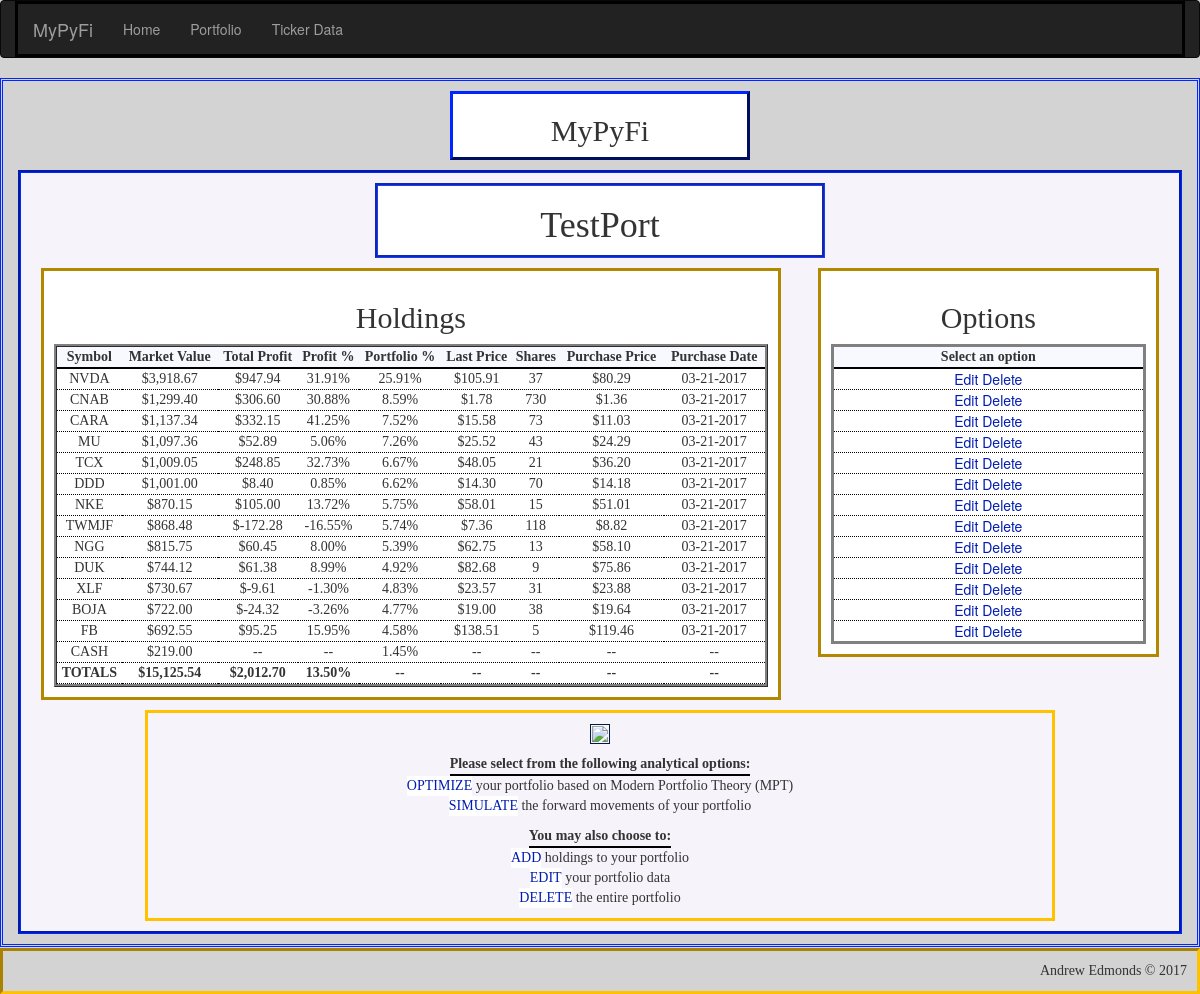
Page /portfolio/TestPort on the earlier database version.
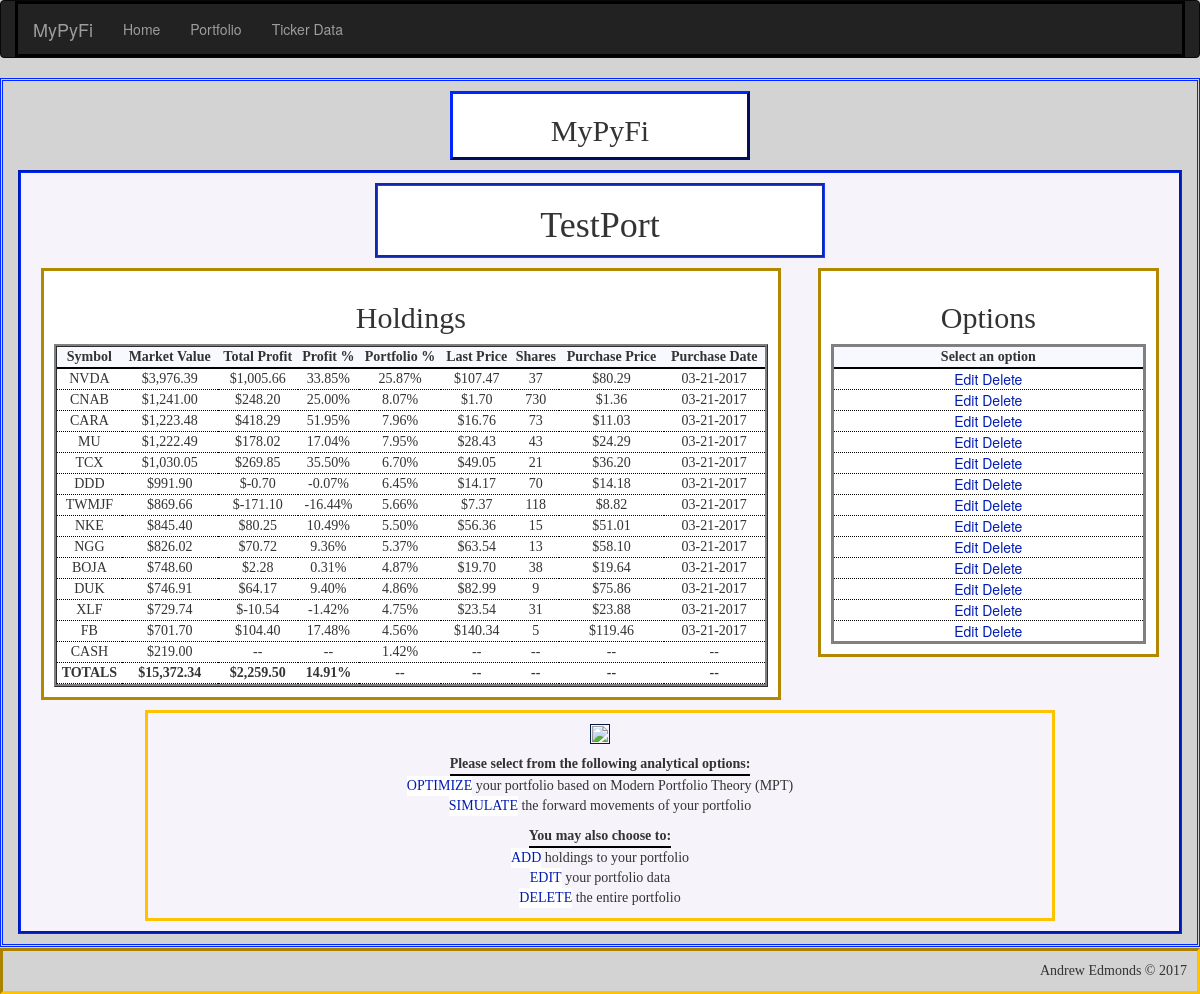
Same page on the later database version.
### app/models.py (models this page shows, shortened)
class Portfolio(db.Model):
    __tablename__ = 'portfolios'
    id = db.Column(db.Integer, primary_key=True, autoincrement=True)
    name = db.Column(db.String(25), unique=True)    # name of portfolio
    cash = db.Column(db.Float)                      # cash holdings within portfolio
    market_value = db.Column(db.Float)              # market value of all holdings + cash
    total_profit = db.Column(db.Float)              # total profits of all holdings
    invested = db.Column(db.Float)                  # total amount invested into holdings - excludes cash holding
    profit_percent = db.Column(db.Float)            # percent return on current amount invested - excludes cash holding
    num_holdings = db.Column(db.Integer)            # total number of holdings in portfolio - excludes cash holding
    holdings = db.relationship('Holding', backref='portfolio', lazy='dynamic')

class Holding(db.Model):
    __tablename__ = 'holdings'
    id = db.Column(db.Integer, primary_key=True, autoincrement=True)
    symbol = db.Column(db.String(6))            # stock symbol
    shares = db.Column(db.Integer)              # number of shares held
    market_value = db.Column(db.Float)          # market value of holding
    purch_date = db.Column(db.Date)             # date holding was purchased
    purch_price = db.Column(db.Float)           # share price on purchase date
    last_price = db.Column(db.Float)            # most recent price from pandas_dataframe module
    total_profit = db.Column(db.Float)          # total profits of holding ($)
    profit_percent = db.Column(db.Float)        # percent profit based on initial amount invested
    portfolio_percent = db.Column(db.Float)     # percent holding makes up of overall portfolio
    last_updated = db.Column(db.String)         # date holding's last_price attribute was updated
    portfolio_id = db.Column(db.Integer, db.ForeignKey('portfolios.id'))

### app/main/views.py (the view)
@main.route('/portfolio/<name>', methods=['GET', 'POST'])
def portfolio(name):
    portfolio = Portfolio.query.filter_by(name=name).first()
    if portfolio is None:
        abort(404)
    else:
        session['portfolio'] = str(portfolio.name)
    holding_data = portfolio.holdings.order_by(Holding.portfolio_percent.desc()).all()
    PortfolioPlot(portfolio)
    return render_template('portfolio/portfolio.html', name=name, holding_data=holding_data, cash=portfolio.cash)

### app/templates/portfolio/portfolio.html (shortened to what this page needs)
{% extends "base-detailed.html" %}
{% import "bootstrap/wtf.html" as wtf %}
{% block page_title %}
<h2>
    <center>MyPyFi</center>
</h2>
{% endblock %}
{% block main_title %}
<h1>{{ name }}</h1>
{% endblock %}
{% block main_focus %}
{% if not holding_data|count > 0 %}
<h1>
    <center>No Holdings Found!</center>
</h1>
<p>
<center>There are no holdings saved in the portfolio {{ name }}</center></p>
{% else %}
<h2>
    <center>Holdings</center>
</h2>
<table style="width:100%" id="portfolio_table">
    <tr>
        <th>
            <center>Symbol</center>
        </th>
        <th>
            <center>Market Value</center>
        </th>
        <th>
            <center>Total Profit</center>
        </th>
        <th>
            <center>Profit %</center>
        </th>
        <th>
            <center>Portfolio %</center>
        </th>
        <th>
            <center>Last Price</center>
        </th>
        <th>
            <center>Shares</center>
        </th>
        <th>
            <center>Purchase Price</center>
        </th>
        <th>
            <center>Purchase Date</center>
        </th>
    </tr>
    {% for holding in holding_data %}
    <tr>
        <td>
            <center>{{ holding["symbol"] | upper }}</center>
        </td>
        <td>
            <center>{{ "${:,.2f}".format(holding["last_price"]*holding["shares"]) }}</center>
        </td>
        <td>
            <center>{{ "${:,.2f}".format(holding["total_profit"]) }}</center>
        </td>
        <td>
            <center>{{ "{0:.2f}%".format(holding["profit_percent"]*100) }}</center>
        </td>
        <td>
            <center>{{ "{0:.2f}%".format(holding["portfolio_percent"]*100) }}</center>
        </td>
        <td>
            <center>{{ "${:,.2f}".format(holding["last_price"]) }}</center>
        </td>
        <td>
            <center>{{ holding["shares"] }}</center>
        </td>
        <td>
            <center>{{ "${:,.2f}".format(holding["purch_price"]) }}</center>
        </td>
        <td>
            <center>{{ "{:%m-%d-%Y}".format(holding["purch_date"]) }}</center>
        </td>
    </tr>
    {% endfor %}
    <tr id="cash_row">
        <td>
            <center>CASH</center>
        </td>
        <td>
            <center>{{ "${:,.2f}".format(cash) }}</center>
        </td>
        <td>
            <center>--</center>
        </td>
        <td>
            <center>--
            </center>
        </td>
        <td>
            <center>{{
                "{0:.2f}%".format(100*cash/(holding_data|sum(attribute="market_value")+cash))
                }}
            </center>
        </td>
        <td>
            <center>--
            </center>
        </td>
        <td>
            <center>--
            </center>
        </td>
        <td>
            <center>--
            </center>
        </td>
        <td>
            <center>--
            </center>
        </td>
    </tr>
    <tr id="focus_total_row">
        <td>
            <center>TOTALS</center>
        </td>
        <td>
            <center>{{ "${:,.2f}".format(cash + holding_data|sum(attribute="market_value")) }}</center>
        </td>
        <td>
            <center>{{ "${:,.2f}".format(holding_data|sum(attribute="total_profit")) }}</center>
        </td>
        <td>
            <center>{{
                "{0:.2f}%".format(100*holding_data|sum(attribute="total_profit")/holding_data|sum(attribute="market_value"))
                }}
            </center>
        </td>
        <td>
            <center>--
            </center>
        </td>
        <td>
            <center>--
            </center>
        </td>
        <td>
            <center>--
            </center>
        </td>
        <td>
            <center>--
            </center>
        </td>
        <td>
            <center>--
            </center>
        </td>
    </tr>
</table>
{% endif %}
{% endblock %}
{% block main_options %}
{% if not holding_data|count > 0 %}
<h1>
    <center>No Holdings Found!</center>
</h1>
<p>
<center>There are no holdings saved in the portfolio {{ name }}</center></p>
{% else %}
<h2>
    <center>Options</center>
</h2>
<table style="width:100%" id="options_table">
    <tr>
        <th>
            <center>Select an option</center>
        </th>
    </tr>
    {% for holding in holding_data %}
    <tr>
        <td>
            <a class="button"
               href="{{ url_for('main.holding_edit', name=name, symbol=holding['symbol'], holding_id = holding['id'])}}">Edit</a>
            <a class="button"
               href="{{ url_for('main.holding_delete_ask', name=name, symbol=holding['symbol'], holding_id = holding['id'])}}">Delete</a>
        </td>
    </tr>
    {% endfor %}
</table>
{% endif %}
{% endblock %}
{% block verbage %}
<img src="{{ url_for('static',filename='portfolio_plot.png') }}">
<table style="width:100%" id="verbage_action_table">
    <tr>
        <th>
            <center>Please select from the following analytical options:</center>
        </th>
    </tr>
    <tr>
        <td>
            <a class="button" href="{{ url_for('main.portfolio_optimal_ask', name=name) }}">OPTIMIZE</a>
            your portfolio based on Modern Portfolio Theory (MPT)
        </td>
    </tr>
    <tr>
        <td>
            <a class="button" href="{{ url_for('main.portfolio_simulate_ask', name=name) }}">SIMULATE</a>
            the forward movements of your portfolio
        </td>
    </tr>
</table>
<table style="width:100%" id="verbage_edit_table">
    <tr>
        <th>
            <center>You may also choose to:</center>
        </th>
    </tr>
    <tr>
        <td>
            <a class="button" href="{{ url_for('main.holding_add', name=name) }}">ADD</a>
            holdings to your portfolio
        </td>
    </tr>
    <tr>
        <td>
            <a class="button" href="{{ url_for('main.portfolio_edit', name=name) }}">EDIT</a>
            your portfolio data
        </td>
    </tr>
    <tr>
        <td>
            <a class="button" href="{{ url_for('main.portfolio_delete_ask', name=name) }}">DELETE</a> the entire
            portfolio
        </td>
    </tr>
</table>
{% endblock %}

### app/templates/base-detailed.html (shortened to what this page needs)
{% extends "base.html" %}
{% block head %}
{{ super() }}
<link rel="stylesheet" href="{{ url_for('static',filename='css/style_main.css') }}" type="text/css">
{% endblock %}
{% block main_content %}
<div class="title" id="title">
    {% block page_title %}Page title{% endblock %}
</div>
<div class="container" id="main">
    <div class="title" id="main-title">
        {% block main_title %}Main Title{% endblock %}
    </div>
    <div class="container" id="main-focus">
        {% block main_focus %}Main focus{% endblock %}
    </div>
    <div class="container" id="main-options">
        {% block main_options %}main options{% endblock %}
    </div>
    <div class="container" id="verbage">
        {% block verbage %}verbage{% endblock %}
    </div>
</div>
{% endblock %}

### app/templates/base.html (shortened to what this page needs)
{% extends "bootstrap/base.html" %}
{% block head %}
{{ super() }}
{% endblock %}
{% block navbar %}
<div class="navbar navbar-inverse" role="navigation">
    <div class="container">
        <div class="navbar-header">
            <a class="navbar-brand" href="/">MyPyFi</a>
        </div>
        <div class="navbar-collapse collapse">
            <ul class="nav navbar-nav">
                <li><a href="/">Home</a></li>
                <li><a href="{{ url_for('main.portfolio_main') }}">Portfolio</a></li>
                <li><a href="{{ url_for('main.ticker_data') }}">Ticker Data</a></li>
            </ul>
        </div>
    </div>
</div>
{% endblock %}
{% block content %}
<div class="container" id="complete">
    {% block main_content %}{% endblock %}
</div>
{% block footer %}
<div class="footer" id="footer">
    Andrew Edmonds &copy; 2017
</div>
{% endblock %}
{% endblock %}

### app/static/css/style_main.css (style rules this page uses)
body { background-color: lightgray; }
.title { border-style: ridge; margin-left: auto; margin-right: auto; font-family: "Agency FB"; text-align: center; vertical-align: middle; }
.container { border-style: solid; border-color: black; }
#complete { border-color: #0027FF; border-style: double; margin: auto; padding-top: 10px; padding-bottom: 10px; width: 100%; min-height: 85vh; min-height: 550px; }
#main .container { padding: 10px; }
#title { border-color: #001BB2; border-style: outset; width: 300px; vertical-align: middle; background-color: white; }
#main { background-color: #F7F3FA; border-style: groove; border-color: #0027FF; padding: 10px; margin-top: 10px; margin-left: auto; margin-right: auto; width: 100%; }
#main h2 { font-family: "Palatino Linotype"; }
#main th { font-family: "Bitstream Vera Sans Mono"; border-bottom: 2pt solid black; }
#main-title { border-color: #193CFF; border-style: groove; margin-left: auto; margin-right: auto; width: 450px; height: 75px; background-color: white; }
#main-focus { background-color: white; border-color: #B28800; border-style: solid; margin: 10px; margin-right: auto; width: 65%; float: left; }
#portfolio_table { border-collapse: separate; border-style: ridge; background-color: #F4F1F7; }
#main-focus th { background-color: ghostwhite; }
#main-focus td { font-family: "Felix Titling"; border-bottom: 1pt dotted black; background-color: white; }
#focus_total_row { font-weight: bold; }
#main-options { background-color: white; border-color: #B28800; border-style: solid; margin: 10px; margin-left: 10px; margin-right: 10px; width: 30%; float: right; }
#options_table { text-align: center; border-style: solid; background-color: #F4F1F7; }
#main-options th { background-color: ghostwhite; }
#main-options td { font-family: Verdana, "Helvetica Neue", Arial, Helvetica, Geneva, sans-serif; border-bottom: 1pt dotted black; background-color: white; }
#verbage { border-color: #FFC200; border-style: solid; margin-left: auto; margin-right: auto; padding: 10px; width: 80%; min-height: 100px; clear: both; text-align: center; vertical-align: middle; font-family: "Fira Code"; }
#footer { border-style: inset; border-color: #FFC200; margin-top: 1px; padding: 10px; text-align: right; vertical-align: bottom; font-family: "Trebuchet MS"; clear: both; }
#verbage th { display: inline-block; }
.button { background-color: white; color: #001BB2; border: thin; text-align: center; text-decoration: none; display: inline-block; cursor: pointer; }
img { padding:1px; border:1px solid #021a40; }

Differences in the rows shown:
changed Holding "NVDA": holding['last_price']*holding['shares'] "$3,918.67" → "$3,976.39"; total_profit "$947.94" → "$1,005.66"; holding['profit_percent']*100 "31.91%" → "33.85%"; holding['portfolio_percent']*100 "25.91%" → "25.87%"; last_price "$105.91" → "$107.47"
changed Holding "CNAB": holding['last_price']*holding['shares'] "$1,299.40" → "$1,241.00"; total_profit "$306.60" → "$248.20"; holding['profit_percent']*100 "30.88%" → "25.00%"; holding['portfolio_percent']*100 "8.59%" → "8.07%"; last_price "$1.78" → "$1.70"
changed Holding "CARA": holding['last_price']*holding['shares'] "$1,137.34" → "$1,223.48"; total_profit "$332.15" → "$418.29"; holding['profit_percent']*100 "41.25%" → "51.95%"; holding['portfolio_percent']*100 "7.52%" → "7.96%"; last_price "$15.58" → "$16.76"
changed Holding "MU": holding['last_price']*holding['shares'] "$1,097.36" → "$1,222.49"; total_profit "$52.89" → "$178.02"; holding['profit_percent']*100 "5.06%" → "17.04%"; holding['portfolio_percent']*100 "7.26%" → "7.95%"; last_price "$25.52" → "$28.43"
changed Holding "TCX": holding['last_price']*holding['shares'] "$1,009.05" → "$1,030.05"; total_profit "$248.85" → "$269.85"; holding['profit_percent']*100 "32.73%" → "35.50%"; holding['portfolio_percent']*100 "6.67%" → "6.70%"; last_price "$48.05" → "$49.05"
changed Holding "DDD": holding['last_price']*holding['shares'] "$1,001.00" → "$991.90"; total_profit "$8.40" → "$-0.70"; holding['profit_percent']*100 "0.85%" → "-0.07%"; holding['portfolio_percent']*100 "6.62%" → "6.45%"; last_price "$14.30" → "$14.17"
changed Holding "TWMJF": holding['last_price']*holding['shares'] "$868.48" → "$869.66"; total_profit "$-172.28" → "$-171.10"; holding['profit_percent']*100 "-16.55%" → "-16.44%"; holding['portfolio_percent']*100 "5.74%" → "5.66%"; last_price "$7.36" → "$7.37"; moves up the list
changed Holding "NKE": holding['last_price']*holding['shares'] "$870.15" → "$845.40"; total_profit "$105.00" → "$80.25"; holding['profit_percent']*100 "13.72%" → "10.49%"; holding['portfolio_percent']*100 "5.75%" → "5.50%"; last_price "$58.01" → "$56.36"
changed Holding "NGG": holding['last_price']*holding['shares'] "$815.75" → "$826.02"; total_profit "$60.45" → "$70.72"; holding['profit_percent']*100 "8.00%" → "9.36%"; holding['portfolio_percent']*100 "5.39%" → "5.37%"; last_price "$62.75" → "$63.54"
changed Holding "BOJA": holding['last_price']*holding['shares'] "$722.00" → "$748.60"; total_profit "$-24.32" → "$2.28"; holding['profit_percent']*100 "-3.26%" → "0.31%"; holding['portfolio_percent']*100 "4.77%" → "4.87%"; last_price "$19.00" → "$19.70"; moves up the list
changed Holding "DUK": holding['last_price']*holding['shares'] "$744.12" → "$746.91"; total_profit "$61.38" → "$64.17"; holding['profit_percent']*100 "8.99%" → "9.40%"; holding['portfolio_percent']*100 "4.92%" → "4.86%"; last_price "$82.68" → "$82.99"
changed Holding "XLF": holding['last_price']*holding['shares'] "$730.67" → "$729.74"; total_profit "$-9.61" → "$-10.54"; holding['profit_percent']*100 "-1.30%" → "-1.42%"; holding['portfolio_percent']*100 "4.83%" → "4.75%"; last_price "$23.57" → "$23.54"
changed Holding "FB": holding['last_price']*holding['shares'] "$692.55" → "$701.70"; total_profit "$95.25" → "$104.40"; holding['profit_percent']*100 "15.95%" → "17.48%"; holding['portfolio_percent']*100 "4.58%" → "4.56%"; last_price "$138.51" → "$140.34"
Other differences:
{{ "${:,.2f}".format(cash + holding_data|sum(attribute="market_value")) }}: "$15,125.54" → "$15,372.34"
{{ "${:,.2f}".format(holding_data|sum(attribute="total_profit")) }}: "$2,012.70" → "$2,259.50"
text no longer shown: "1.45% 13.50%"
text now shown: "1.42% 14.91%"
